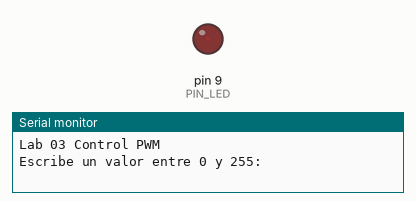
This sketch was run on a simulated Arduino Uno, built with avr-gcc and run on an emulated ATmega328P. On the bench: output pins drawn as LEDs (lit = HIGH), the last lines printed to the serial monitor.

Above: at 0.05 s.
At 0.95 s:
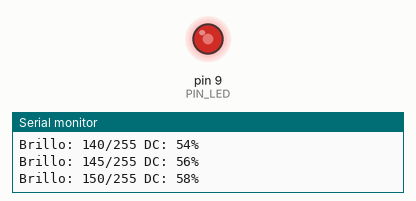
At 1.4 s:
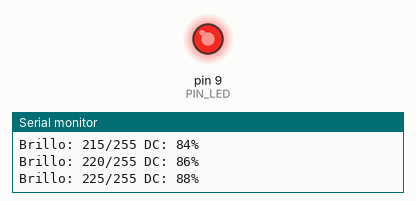
At 2.8 s:
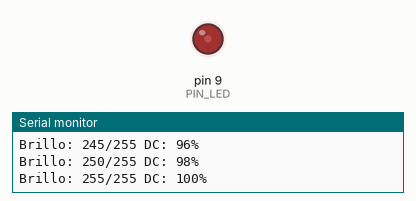
Timing chart, 0 to 7.2 s (numbered marks = the images above):
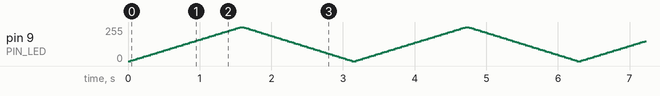

The sketch:

sketch.ino
```cpp
const int PIN_LED = 9; // Pin PWM (~9 en Arduino UNO)

void setup() {
  pinMode(PIN_LED, OUTPUT);
  Serial.begin(9600);
  Serial.println("Lab 03 Control PWM");
  Serial.println("Escribe un valor entre 0 y 255:");
}

void loop() {
  // Barrer de 0 a 255
  for (int brillo = 0; brillo <= 255; brillo += 5) {
    analogWrite(PIN_LED, brillo);
    Serial.print("Brillo: ");
    Serial.print(brillo);
    Serial.print("/255 DC: ");
    Serial.print((brillo * 100) / 255);
    Serial.println("%");
    delay(30);
  }

  // Bajar de 255 a 0
  for (int brillo = 255; brillo >= 0; brillo -= 5) {
    analogWrite(PIN_LED, brillo);
    delay(30);
  }
}
```
